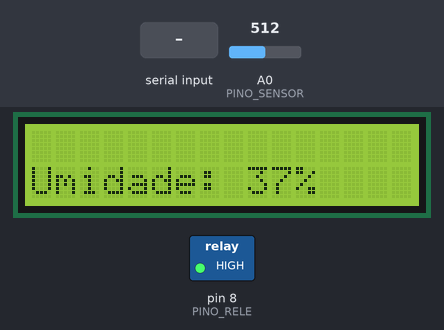
A sketch run on a simulated Arduino Uno, built with avr-gcc and run on an emulated ATmega328P. Shown: 16×2 character LCD, switched loads named in the sketch (green lamp = pin HIGH). The test bench sets the inputs (shaded band); at power-on: A0 (PINO_SENSOR) = 512. Pins used as bus, display or sensor lines are not drawn; what the sketch prints to the serial monitor is not drawn.

Above: at 9.0 s.
9.1 s: "d" received over Serial
At 9.9 s:
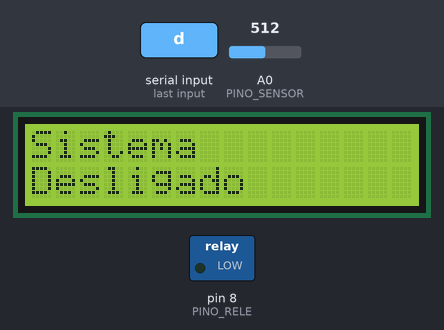
10.6 s: "l" received over Serial
At 11.3 s:
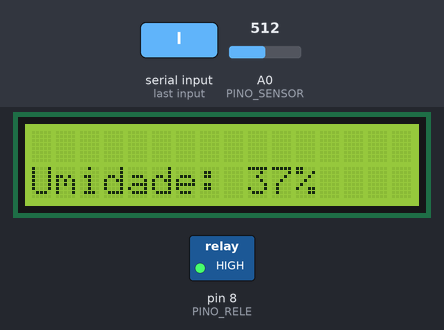
12.2 s: A0 (PINO_SENSOR) set to 564
At 13.9 s:
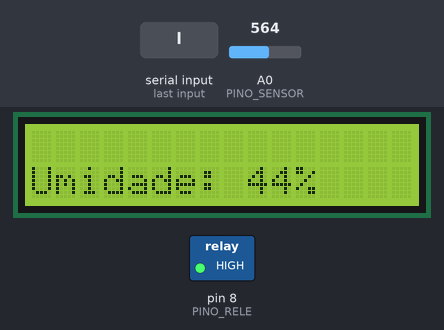
14.2 s: A0 (PINO_SENSOR) set to 593
At 15.5 s:
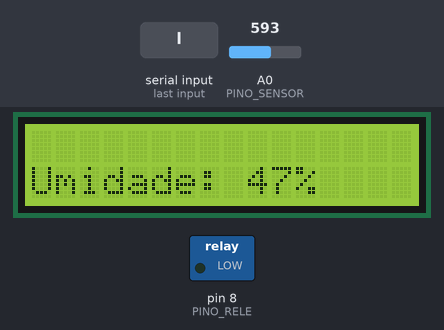
16.2 s: A0 (PINO_SENSOR) set to 511
At 17.9 s:
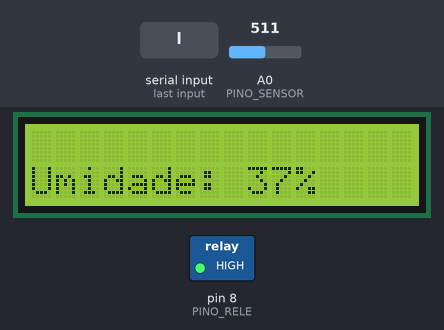
18.2 s: "D" received over Serial
At 19.2 s:
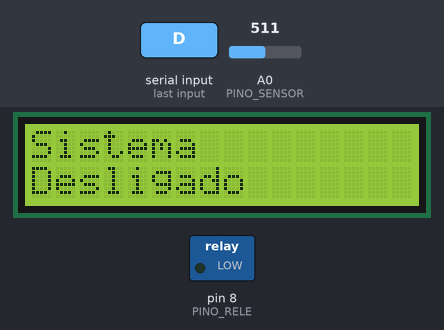
Timing chart, 0 to 20.7 s (numbered marks = the images above; inputs shaded):
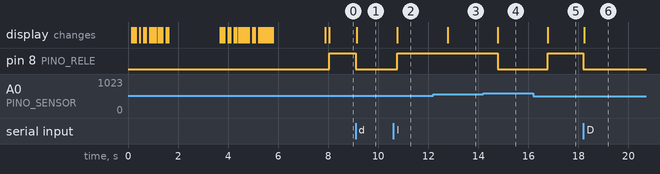

Measured:
- the behaviour switches between 578 and 579 on A0 (PINO_SENSOR) (found by bisection; images 3 and 4)
- after the input at 9.1 s, pin 8 (PINO_RELE): HIGH → LOW at once; the display: changes at once (image 1)
- after the input at 10.6 s, pin 8 (PINO_RELE): LOW → HIGH after 0.17 s; the display: changes after 0.17 s (image 2)
- after the input at 12.2 s, the display: changes after 0.57 s (image 3)
- after the input at 14.2 s, pin 8 (PINO_RELE): HIGH → LOW after 0.57 s; the display: changes after 0.57 s (image 4)
- after the input at 16.2 s, pin 8 (PINO_RELE): LOW → HIGH after 0.57 s; the display: changes after 0.57 s (image 5)
- after the input at 18.2 s, pin 8 (PINO_RELE): HIGH → LOW at once; the display: changes at once (image 6)

The sketch:

projeto_de_irriga_o1.ino
```cpp
#include <Wire.h>
#include <LiquidCrystal_I2C.h>


/*
  PROJETO DE IRRIGAÇÃO AUTOMÁTICA

  Aluno: Luis Fernando dos Santos Faria
  Professor: Rodrigo Grassi Martins
  Instituição: Instituto Federal de Educação, Ciência e Tecnologia do Triângulo Mineiro - Campus Ituiutaba

  Descrição:
    Este código faz parte de um projeto de um polo de ensino da rede IF.
    Ele roda em um Arduino Uno e automatiza a irrigação de plantas em viveiros,
    jardins e orquidários (plantas cujas raízes ficam embaixo da terra).
    A irrigação é feita com uma bomba e circuitos montados para esse fim.

  Este é o código que será gravado no Arduino Uno.
*/


// RELE
#define PINO_RELE  8
// SENSOR DE UMIDADE
#define ALIMENTACAO_SENSOR 7
#define PINO_SENSOR A0

// CONSTANTES
#define SOLO_SECO 200
#define SOLO_UMIDO 1023
#define LIMITE_UMIDADE 45
#define INTERVALO_LEITURA 1000
#define ATRASO_LETRA 80

LiquidCrystal_I2C lcd(0x27, 16, 2);
bool sistemaLigado = true;
unsigned long ultimaLeitura = 0;

void escreverLento(const char* texto, int coluna, int linha, int atraso) {
  lcd.setCursor(coluna, linha);
  for (int i = 0; texto[i] != '\0'; i++) {
    lcd.print(texto[i]);
    delay(atraso);
  }
}

void setup() {
  Serial.begin(9600);
  // Cofiguração inicial
  pinMode(PINO_RELE, OUTPUT);
  pinMode(ALIMENTACAO_SENSOR, OUTPUT);
  digitalWrite(PINO_RELE, LOW);
  digitalWrite(ALIMENTACAO_SENSOR, LOW);
  lcd.init();
  lcd.backlight();
  escreverLento("IFTM - CC 2o", 0, 0, ATRASO_LETRA);
  escreverLento("P.I.E II", 0, 1, ATRASO_LETRA);
  delay(2000);
  lcd.clear();
  escreverLento("l/L p/ Ligar", 0, 0, ATRASO_LETRA);
  escreverLento("d/D p/ Desligar", 0, 1, ATRASO_LETRA);
  delay(2000);
  lcd.clear();
}

int lerSensorUmidade() {
  digitalWrite(ALIMENTACAO_SENSOR, HIGH);// Ligo o sensor
  delay(150);
  int valorLeitura = analogRead(PINO_SENSOR);
  digitalWrite(ALIMENTACAO_SENSOR, LOW); // Posso desligar o sensor já, pois a leitura ja foi feita
  valorLeitura = map(valorLeitura, SOLO_SECO, SOLO_UMIDO, 0, 100);
  valorLeitura = constrain(valorLeitura, 0, 100);
  return valorLeitura;
}

void mostrarLeitura(int umidadeLoc) {
  lcd.setCursor(0, 1);
  lcd.print("Umidade: ");
  lcd.print(umidadeLoc);
  lcd.print("%   ");
}

void lerComandoSerial() {
  while (Serial.available() > 0) {
    char comando = Serial.read();
    if (comando == 'l' || comando == 'L') {
      sistemaLigado = true;
      ultimaLeitura = millis() - INTERVALO_LEITURA;
      Serial.println("Sistema LIGADO");
    } else if (comando == 'd' || comando == 'D') {
      sistemaLigado = false;
      digitalWrite(PINO_RELE, LOW);
      lcd.setCursor(0, 0);
      lcd.print("Sistema         ");
      lcd.setCursor(0, 1);
      lcd.print("Desligado      ");
      Serial.println("Sistema DESLIGADO");
    }
  }
}

void loop() {
  lerComandoSerial();

  if (!sistemaLigado) {
    return;
  }

  unsigned long agora = millis();
  if (agora - ultimaLeitura >= INTERVALO_LEITURA) {
    ultimaLeitura = agora;

    int umidadeLoc = lerSensorUmidade();
    lcd.clear();
    mostrarLeitura(umidadeLoc);

    if (umidadeLoc <= LIMITE_UMIDADE) {
      digitalWrite(PINO_RELE, HIGH);
    } else {
      digitalWrite(PINO_RELE, LOW);
    }
  }
}
```
